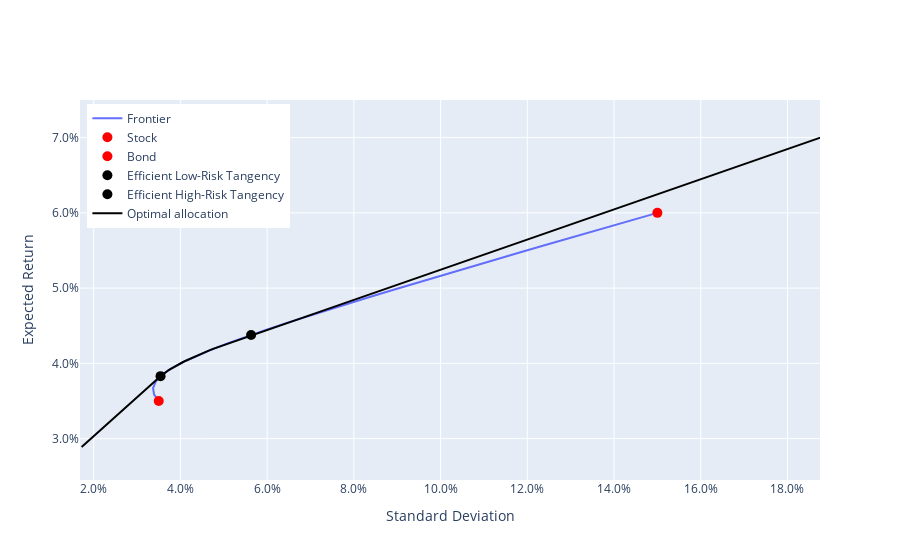

Write notebook code for a chart like this one.
### Code cell
fig = go.Figure()

# Plot frontier
string =  "Stock: %{customdata[0]:.1%}<br>"
string += "Bond: %{customdata[1]:.1%}<br>"
string += "<extra></extra>"
trace= go.Scatter(x=df.port_sd, y=df.port_expret,mode="lines",
    customdata=df[['w1','w2']],hovertemplate=string, name='Frontier')
fig.add_trace(trace)

# Plot underlying assets
trace1= go.Scatter(x=[SDS[0]], y=[MNS[0]],mode="markers", marker=dict(size=10, color="red"), name='Stock')
fig.add_trace(trace1)
trace2= go.Scatter(x=[SDS[1]], y=[MNS[1]],mode="markers", marker=dict(size=10, color="red"), name='Bond')
fig.add_trace(trace2)

# Plot low-risk tangency
trace= go.Scatter(x=[np.sqrt(lo_var)], y=[lo_expret] ,
    mode="markers", marker=dict(size=10, color="black"),
    customdata=wgts_tang_save.reshape(1,2),hovertemplate=string, name='Efficient Low-Risk Tangency')
fig.add_trace(trace)

# Plot low-risk tangency
trace= go.Scatter(x=[np.sqrt(hi_var)], y=[hi_expret] ,
    mode="markers", marker=dict(size=10, color="black"),
    customdata=wgts_tang_borrow.reshape(1,2),hovertemplate=string, name='Efficient High-Risk Tangency')
fig.add_trace(trace)

# Plot optimal allocation
string =  "Saving: %{customdata[0]:.1%}<br>"
string += "Borrowing: %{customdata[1]:.1%}<br>"
string += "Efficient Low-Risk: %{customdata[2]:.1%}<br>"
string += "Efficient High-Risk: %{customdata[3]:.1%}<br>"
string += "Optimal if risk aversion is: %{customdata[4]:.1f}<br>"
string += "<extra></extra>"
trace= go.Scatter(x=df_opt.port_sd, y=df_opt.port_expret,mode="lines",marker=dict(color="black"),
    customdata=df_opt[['saving','borrowing','low_risk','high_risk','risk_aversion']],hovertemplate=string, name='Optimal allocation')
fig.add_trace(trace)

# Formatting
fig.layout.yaxis["title"] = "Expected Return"
fig.layout.xaxis["title"] = "Standard Deviation"
fig.update_yaxes(tickformat=".1%")
fig.update_xaxes(tickformat=".1%")
fig.update_xaxes(range=[0.5 * df["port_sd"].min(), 1.25 * df["port_sd"].max()])
fig.update_yaxes(range=[0.7 * df["port_expret"].min(), 1.25 * df["port_expret"].max()])
fig.update_layout(legend=dict(yanchor="top", y=0.99, xanchor="left", x=0.01))
fig.show()

### Figure 1 — Plotly figure (JSON) as saved in the notebook; plotly's stock layout.template omitted (floating-point values rounded to 4 significant figures; data arrays with more than 128 entries replaced by an {"elided": "..."} marker saying what was removed)
{"data": [{"customdata": [[1.917e-16, 1.0], [0.03448, 0.9655], [0.06897, 0.931], [0.1034, 0.8966], [0.1379, 0.8621], [0.1724, 0.8276], [0.2069, 0.7931], [0.2414, 0.7586], [0.2759, 0.7241], [0.3103, 0.6897], [0.3448, 0.6552], [0.3793, 0.6207], [0.4138, 0.5862], [0.4483, 0.5517], [0.4828, 0.5172], [0.5172, 0.4828], [0.5517, 0.4483], [0.5862, 0.4138], [0.6207, 0.3793], [0.6552, 0.3448], [0.6897, 0.3103], [0.7241, 0.2759], [0.7586, 0.2414], [0.7931, 0.2069], [0.8276, 0.1724], [0.8621, 0.1379], [0.8966, 0.1034], [0.931, 0.06897], [0.9655, 0.03448], [1, 3.911e-23]], "hovertemplate": "Stock: %{customdata[0]:.1%}<br>Bond: %{customdata[1]:.1%}<br><extra></extra>", "mode": "lines", "name": "Frontier", "type": "scatter", "x": [0.035, 0.03393, 0.03369, 0.0343, 0.03572, 0.03785, 0.04059, 0.04382, 0.04743, 0.05136, 0.05552, 0.05988, 0.06439, 0.06902, 0.07376, 0.07857, 0.08346, 0.0884, 0.09339, 0.09841, 0.1035, 0.1086, 0.1137, 0.1188, 0.124, 0.1292, 0.1344, 0.1396, 0.1448, 0.15], "y": [0.035, 0.03586, 0.03672, 0.03759, 0.03845, 0.03931, 0.04017, 0.04103, 0.0419, 0.04276, 0.04362, 0.04448, 0.04534, 0.04621, 0.04707, 0.04793, 0.04879, 0.04966, 0.05052, 0.05138, 0.05224, 0.0531, 0.05397, 0.05483, 0.05569, 0.05655, 0.05741, 0.05828, 0.05914, 0.06]}, {"marker": {"color": "red", "size": 10}, "mode": "markers", "name": "Stock", "type": "scatter", "x": [0.15], "y": [0.06]}, {"marker": {"color": "red", "size": 10}, "mode": "markers", "name": "Bond", "type": "scatter", "x": [0.035], "y": [0.035]}, {"customdata": [[0.132, 0.868]], "hovertemplate": "Stock: %{customdata[0]:.1%}<br>Bond: %{customdata[1]:.1%}<br><extra></extra>", "marker": {"color": "black", "size": 10}, "mode": "markers", "name": "Efficient Low-Risk Tangency", "type": "scatter", "x": [0.03543], "y": [0.0383]}, {"customdata": [[0.3511, 0.6489]], "hovertemplate": "Stock: %{customdata[0]:.1%}<br>Bond: %{customdata[1]:.1%}<br><extra></extra>", "marker": {"color": "black", "size": 10}, "mode": "markers", "name": "Efficient High-Risk Tangency", "type": "scatter", "x": [0.0563], "y": [0.04378]}, {"customdata": {"elided": "120x5 float values"}, "hovertemplate": "Saving: %{customdata[0]:.1%}<br>Borrowing: %{customdata[1]:.1%}<br>Efficient Low-Risk: %{customdata[2]:.1%}<br>Efficient High-Risk: %{customdata[3]:.1%}<br>Optimal if risk aversion is: %{customdata[4]:.1f}<br><extra></extra>", "marker": {"color": "black"}, "mode": "lines", "name": "Optimal allocation", "type": "scatter", "x": [0.8012, 0.4006, 0.2671, 0.2003, 0.1602, 0.1335, 0.1145, 0.1002, 0.08903, 0.08012, 0.07284, 0.06677, 0.06163, 0.05723, 0.05447, 0.05239, 0.0506, 0.04906, 0.04771, 0.04653, 0.04548, 0.04456, 0.04374, 0.04301, 0.04235, 0.04176, 0.04122, 0.04074, 0.0403, 0.0399, 0.03953, 0.0392, 0.03889, 0.03861, 0.03835, 0.0381, 0.03788, 0.03767, 0.03748, 0.0373, 0.03714, 0.03698, 0.03683, 0.0367, 0.03657, 0.03645, 0.03634, 0.03623, 0.03613, 0.03604, 0.03595, 0.03586, 0.03578, 0.03571, 0.03564, 0.03557, 0.03551, 0.03544, 0.03502, 0.03444, 0.03388, 0.03333, 0.0328, 0.03229, 0.03179, 0.03131, 0.03084, 0.03039, 0.02995, 0.02952, 0.0291, 0.0287, 0.02831, 0.02792, 0.02755, 0.02719, 0.02684, 0.02649, 0.02616, 0.02583, 0.02551, 0.0252, 0.0249, 0.0246, 0.02431, 0.02403, 0.02375, 0.02348, 0.02322, 0.02296, 0.02271, 0.02246, 0.02222, 0.02198, 0.02175, 0.02153, 0.0213, 0.02109, 0.02087, 0.02066, 0.02046, 0.02026, 0.02006, 0.01987, 0.01968, 0.01949, 0.01931, 0.01913, 0.01896, 0.01879, 0.01862, 0.01845, 0.01829, 0.01813, 0.01797, 0.01781, 0.01766, 0.01751, 0.01736, 0.01722], "y": [0.193, 0.1127, 0.086, 0.07262, 0.0646, 0.05925, 0.05543, 0.05256, 0.05033, 0.04855, 0.04709, 0.04587, 0.04485, 0.04396, 0.04341, 0.04298, 0.0426, 0.04226, 0.04196, 0.04169, 0.04144, 0.04122, 0.04102, 0.04083, 0.04066, 0.0405, 0.04035, 0.04022, 0.04009, 0.03997, 0.03986, 0.03976, 0.03966, 0.03957, 0.03948, 0.0394, 0.03932, 0.03925, 0.03918, 0.03911, 0.03905, 0.03899, 0.03893, 0.03888, 0.03882, 0.03877, 0.03873, 0.03868, 0.03864, 0.0386, 0.03855, 0.03852, 0.03848, 0.03844, 0.03841, 0.03837, 0.03834, 0.03831, 0.03809, 0.03779, 0.0375, 0.03722, 0.03694, 0.03668, 0.03642, 0.03617, 0.03593, 0.0357, 0.03547, 0.03525, 0.03504, 0.03483, 0.03462, 0.03443, 0.03423, 0.03405, 0.03386, 0.03369, 0.03351, 0.03334, 0.03318, 0.03302, 0.03286, 0.03271, 0.03256, 0.03241, 0.03227, 0.03213, 0.03199, 0.03186, 0.03173, 0.0316, 0.03148, 0.03136, 0.03124, 0.03112, 0.03101, 0.03089, 0.03078, 0.03068, 0.03057, 0.03047, 0.03036, 0.03026, 0.03017, 0.03007, 0.02998, 0.02988, 0.02979, 0.0297, 0.02962, 0.02953, 0.02945, 0.02936, 0.02928, 0.0292, 0.02912, 0.02905, 0.02897, 0.0289]}], "layout": {"legend": {"x": 0.01, "xanchor": "left", "y": 0.99, "yanchor": "top"}, "xaxis": {"range": [0.01685, 0.1875], "tickformat": ".1%", "title": {"text": "Standard Deviation"}}, "yaxis": {"range": [0.0245, 0.075], "tickformat": ".1%", "title": {"text": "Expected Return"}}}}
